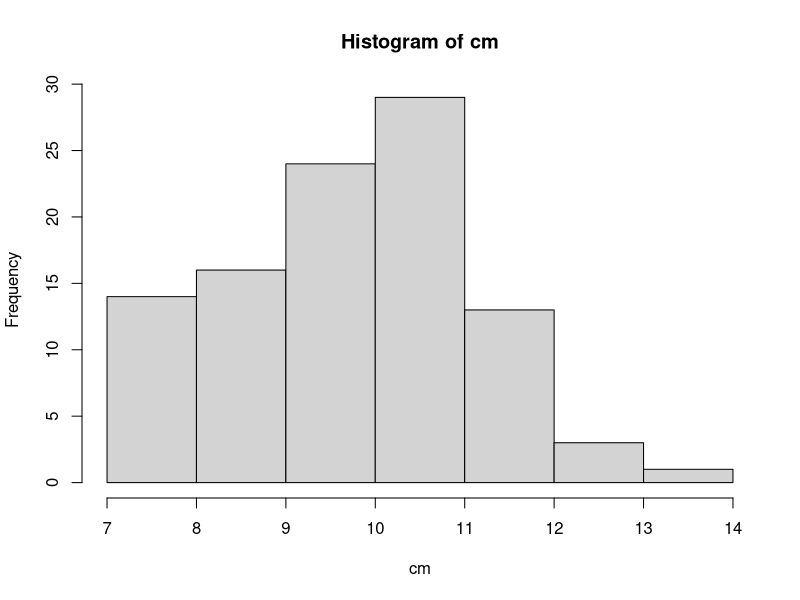
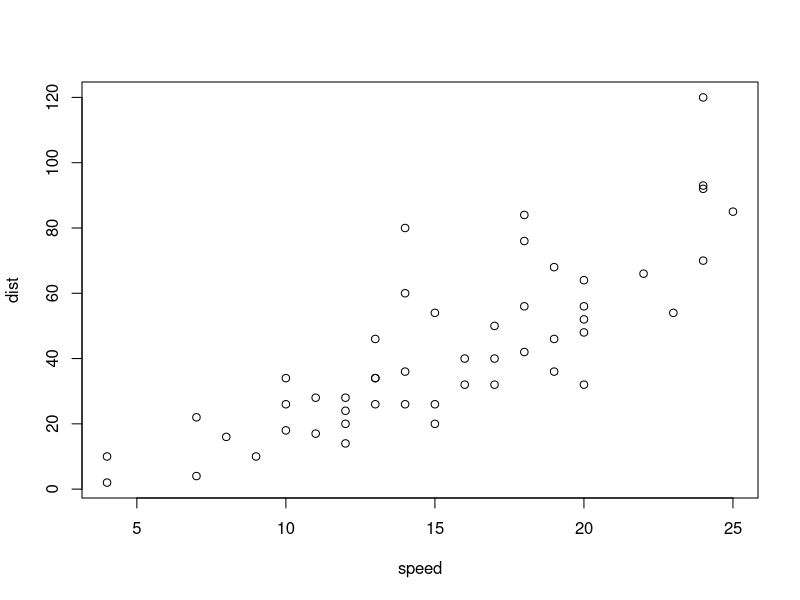
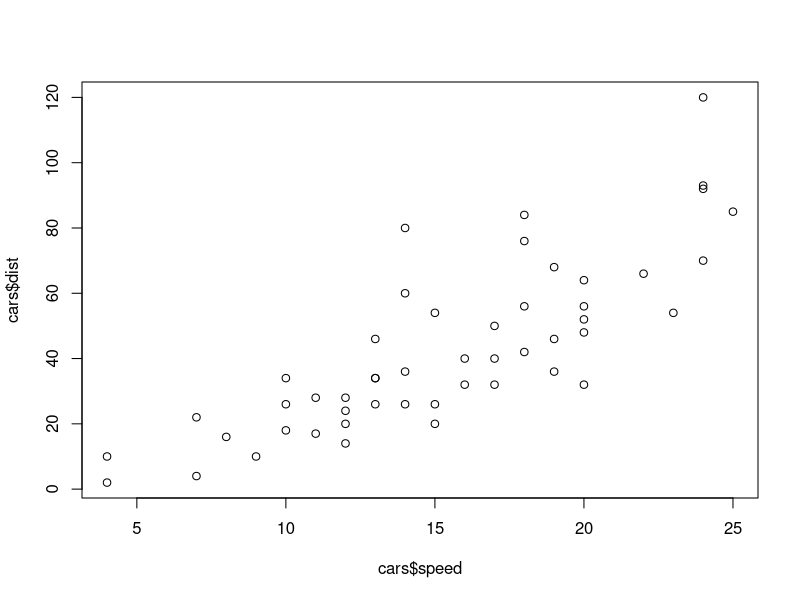
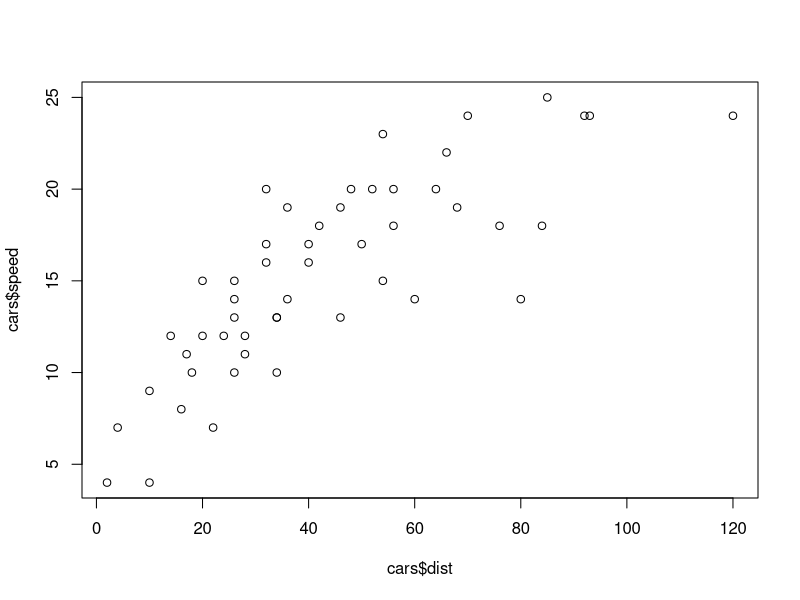
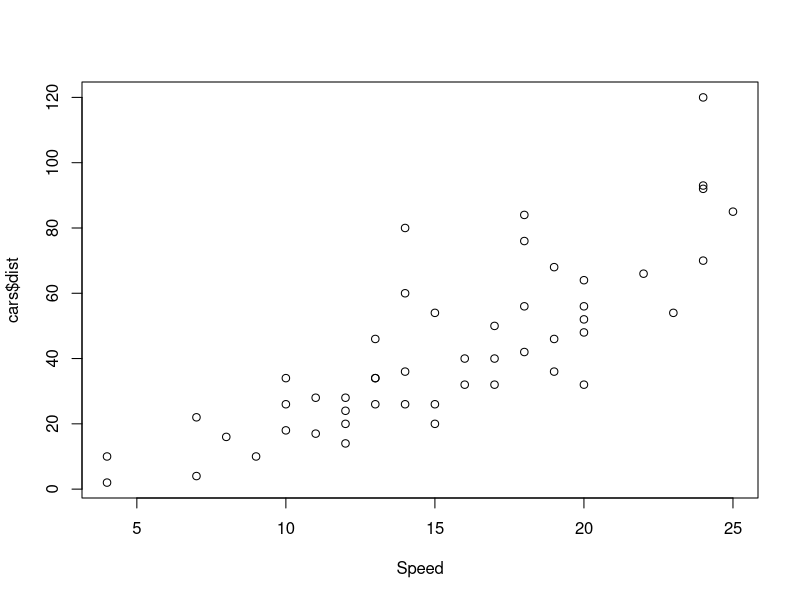
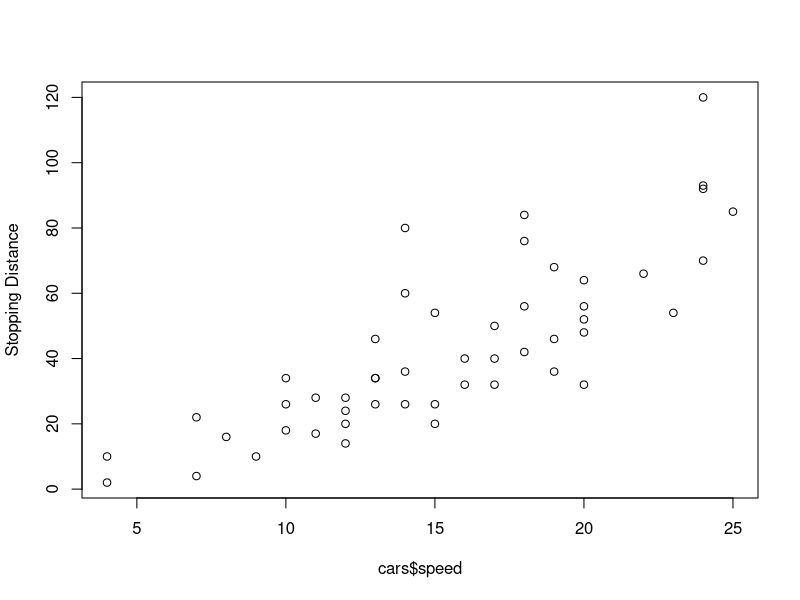
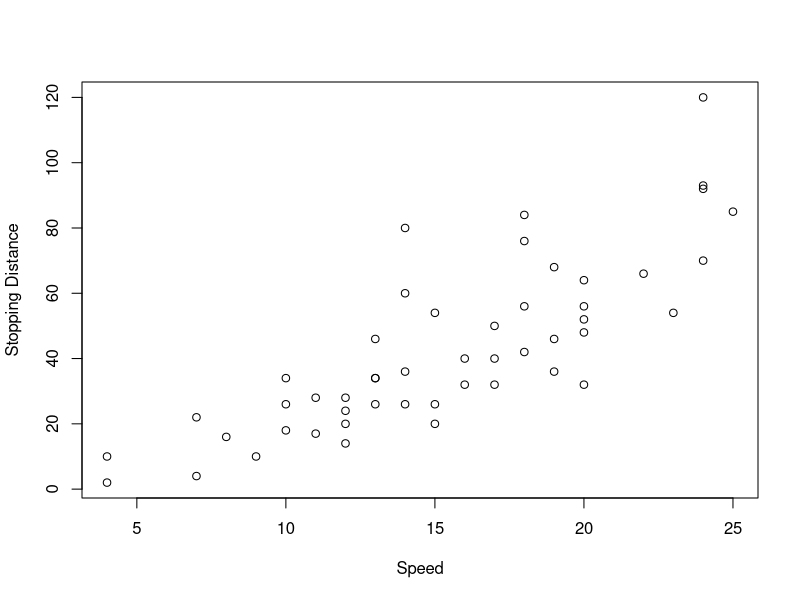
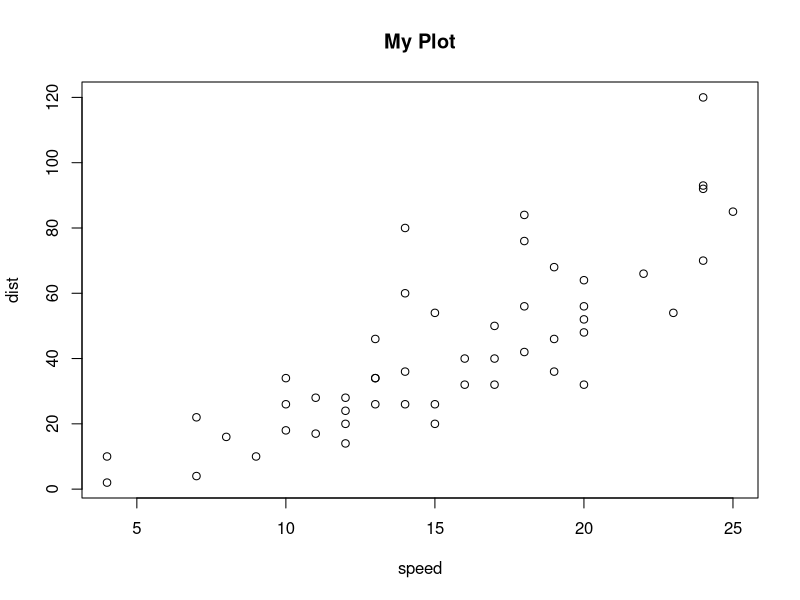

These figures' R source, in order:
## ---- chunk 1
?sample
## ---- chunk 2
sample(1:6, 4, replace = TRUE)
## ---- chunk 3
sample(1:6, 4, replace = TRUE)
## ---- chunk 4
sample(1:20, 10)
## ---- chunk 5
LETTERS
## ---- chunk 6
sample(LETTERS)
## ---- chunk 7
flips <- sample(c(0, 1), 100, replace=TRUE, c(0.3, 0.7))
## ---- chunk 8
flips
## ---- chunk 9
sum(flips)
## ---- chunk 10
rbinom(1, size = 100, prob = 0.7)
## ---- chunk 11
flips2 <- rbinom(n=100, size=1, prob=0.7)
## ---- chunk 12
flips2
## ---- chunk 13
sum(flips2)
## ---- chunk 14
rnorm(10)
## ---- chunk 15
rnorm(n=10, mean=100, sd=25)
## ---- chunk 16
rpois(n=5, lambda=10)
## ---- chunk 17
my_pois <- replicate(100, rpois(5, 10))
## ---- chunk 18
my_pois
## ---- chunk 19
cm <- colMeans(my_pois)
## ---- chunk 20
hist(cm)
## ---- chunk 21
d1 <- Sys.Date()
## ---- chunk 22
class(d1)
## ---- chunk 23
unclass(d1)
## ---- chunk 24
d1
## ---- chunk 25
d2 <- as.Date("1969-01-01")
## ---- chunk 26
unclass(d2)
## ---- chunk 27
t1 <- Sys.time()
## ---- chunk 28
t1
## ---- chunk 29
class(t1)
## ---- chunk 30
unclass(t1)
## ---- chunk 31
t2 <- as.POSIXlt(Sys.time())
## ---- chunk 32
class(t2)
## ---- chunk 33
t2
## ---- chunk 34
unclass(t2)
## ---- chunk 35
str(unclass(t2))
## ---- chunk 36
t2$min
## ---- chunk 37
weekdays(d1)
## ---- chunk 38
months(t1)
## ---- chunk 39
quarters(t2)
## ---- chunk 40
t3 <- "October 17, 1986 08:24"
## ---- chunk 41
t4 <- strptime(t3, "%B %d, %Y %H:%M")
## ---- chunk 42
t4
## ---- chunk 43
class(t4)
## ---- chunk 44
Sys.time() > t1
## ---- chunk 45
Sys.time() - t1
## ---- chunk 46
difftime(Sys.time(), t1, units = 'days')
## ---- chunk 47
data(cars)
## ---- chunk 48
head(cars)
## ---- chunk 49
plot(cars)
## ---- chunk 50
plot(x=cars$speed, y=cars$dist)
## ---- chunk 51
plot(x=cars$dist, y=cars$speed)
## ---- chunk 52
plot(x=cars$speed, y=cars$dist, xlab="Speed")
## ---- chunk 53
plot(x=cars$speed, y=cars$dist, ylab="Stopping Distance")
## ---- chunk 54
plot(x=cars$speed, y=cars$dist, xlab="Speed", ylab="Stopping Distance")
## ---- chunk 55
plot(cars, main="My Plot")
## ---- chunk 56
plot(cars, sub="My Plot Subtitle")
## ---- chunk 57
plot(cars, col=2)
## ---- chunk 58
plot(cars, xlim=c(10, 15))
## ---- chunk 59
plot(cars, pch=2)
## ---- chunk 60
data(mtcars)
## ---- chunk 61
boxplot(formula = mpg ~ cyl, data = mtcars)
## ---- chunk 62
hist(mtcars$mpg)
